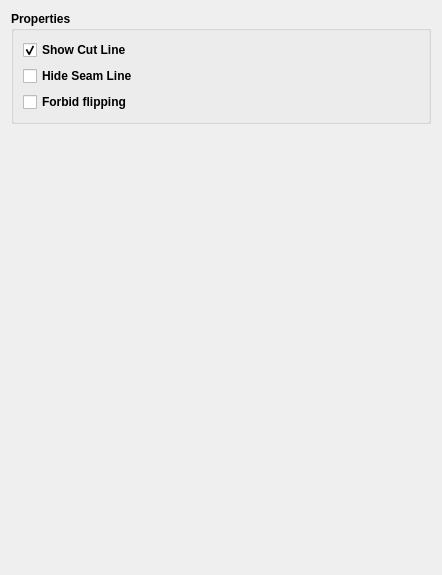
     <widget class="QWidget" name="properties_Tab">
      <property name="sizePolicy">
       <sizepolicy hsizetype="Expanding" vsizetype="Preferred">
        <horstretch>0</horstretch>
        <verstretch>0</verstretch>
       </sizepolicy>
      </property>
      <attribute name="title">
       <string>Pattern Piece</string>
      </attribute>
      <layout class="QVBoxLayout" name="verticalLayout_15">
       <item>
        <widget class="QGroupBox" name="WorkPiece_GroupBox">
         <property name="sizePolicy">
          <sizepolicy hsizetype="Expanding" vsizetype="Preferred">
           <horstretch>0</horstretch>
           <verstretch>0</verstretch>
          </sizepolicy>
         </property>
         <property name="minimumSize">
          <size>
           <width>420</width>
           <height>0</height>
          </size>
         </property>
         <property name="maximumSize">
          <size>
           <width>16777215</width>
           <height>16777215</height>
          </size>
         </property>
         <property name="font">
          <font>
           <pointsize>9</pointsize>
           <bold>true</bold>
          </font>
         </property>
         <property name="title">
          <string>Properties</string>
         </property>
         <layout class="QVBoxLayout" name="verticalLayout_9">
          <item>
           <layout class="QVBoxLayout" name="verticalLayout_7">
            <item>
             <widget class="QCheckBox" name="showSeamAllowances_CheckBox">
              <property name="font">
               <font>
                <pointsize>9</pointsize>
                <bold>true</bold>
               </font>
              </property>
              <property name="text">
               <string>Show Cut Line</string>
              </property>
              <property name="checked">
               <bool>true</bool>
              </property>
             </widget>
            </item>
            <item>
             <widget class="QCheckBox" name="hideSeamLine_CheckBox">
              <property name="sizePolicy">
               <sizepolicy hsizetype="Preferred" vsizetype="Preferred">
                <horstretch>0</horstretch>
                <verstretch>0</verstretch>
               </sizepolicy>
              </property>
              <property name="font">
               <font>
                <pointsize>9</pointsize>
                <bold>true</bold>
               </font>
              </property>
              <property name="toolTip">
               <string>By default hide the main path if the seam allowance was enabled</string>
              </property>
              <property name="text">
               <string>Hide Seam Line</string>
              </property>
              <property name="checkable">
               <bool>true</bool>
              </property>
              <property name="checked">
               <bool>false</bool>
              </property>
             </widget>
            </item>
            <item>
             <widget class="QCheckBox" name="forbidFlipping_CheckBox">
              <property name="sizePolicy">
               <sizepolicy hsizetype="Preferred" vsizetype="Preferred">
                <horstretch>0</horstretch>
                <verstretch>0</verstretch>
               </sizepolicy>
              </property>
              <property name="font">
               <font>
                <pointsize>9</pointsize>
                <bold>true</bold>
               </font>
              </property>
              <property name="toolTip">
               <string>By default forbid flipping for all new created workpieces</string>
              </property>
              <property name="text">
               <string>Forbid flipping</string>
              </property>
             </widget>
            </item>
           </layout>
          </item>
         </layout>
        </widget>
       </item>
       <item>
        <spacer name="verticalSpacer_2">
         <property name="orientation">
          <enum>Qt::Vertical</enum>
         </property>
         <property name="sizeHint" stdset="0">
          <size>
           <width>20</width>
           <height>440</height>
          </size>
         </property>
        </spacer>
       </item>
      </layout>
     </widget>
